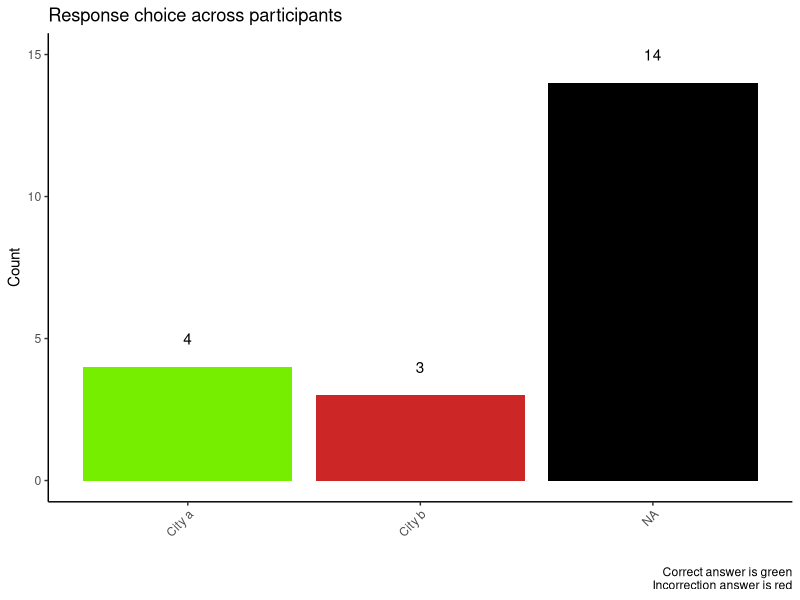
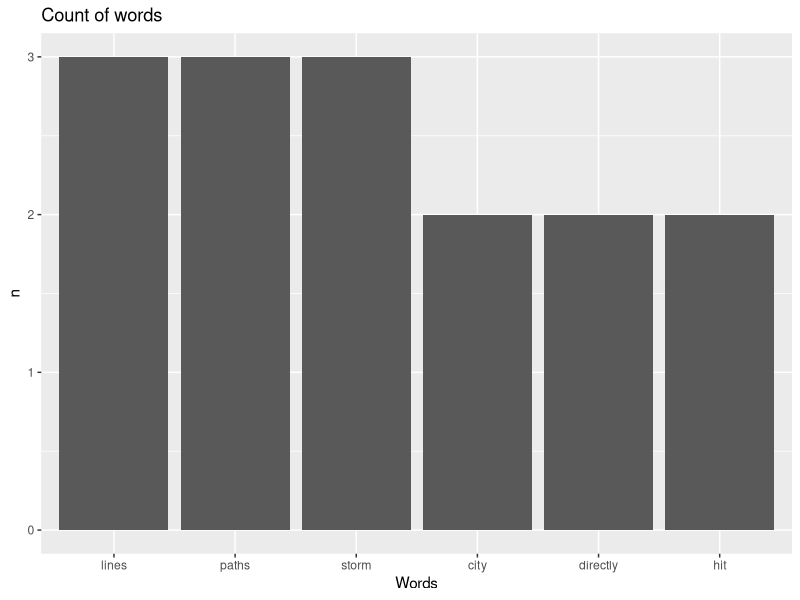
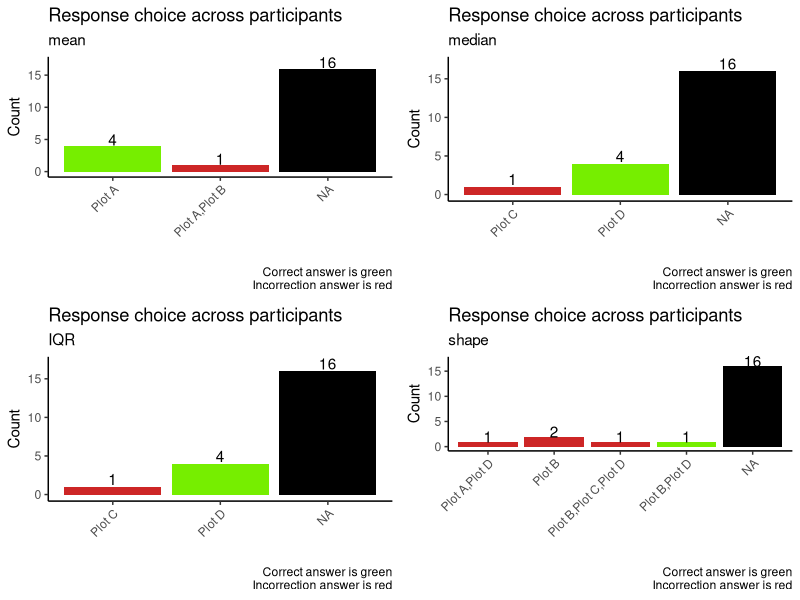
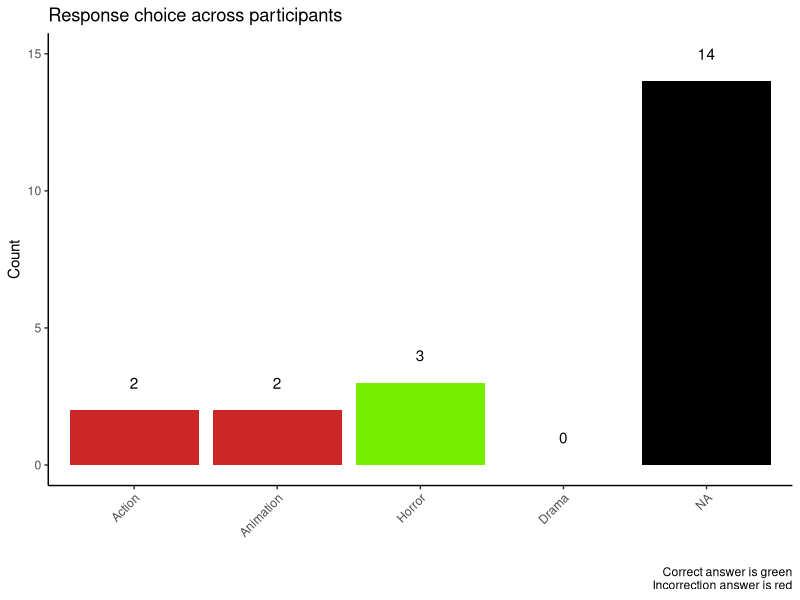
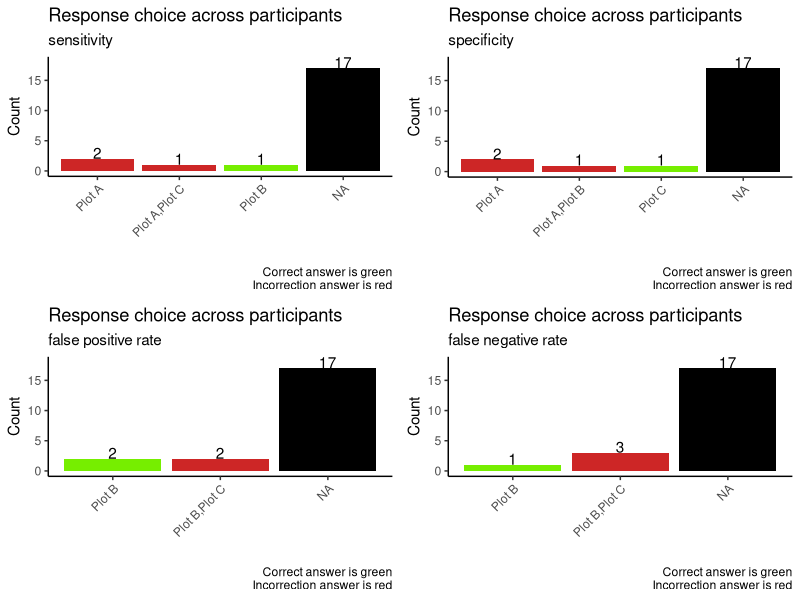
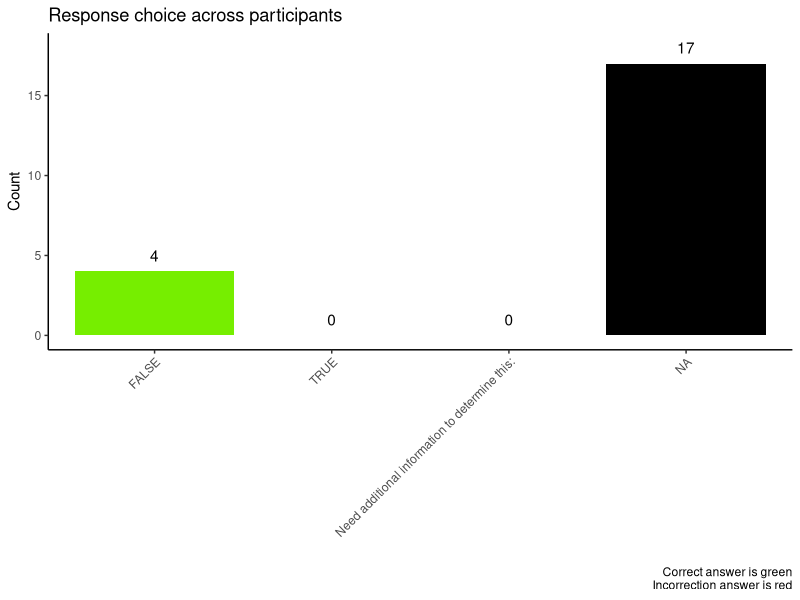
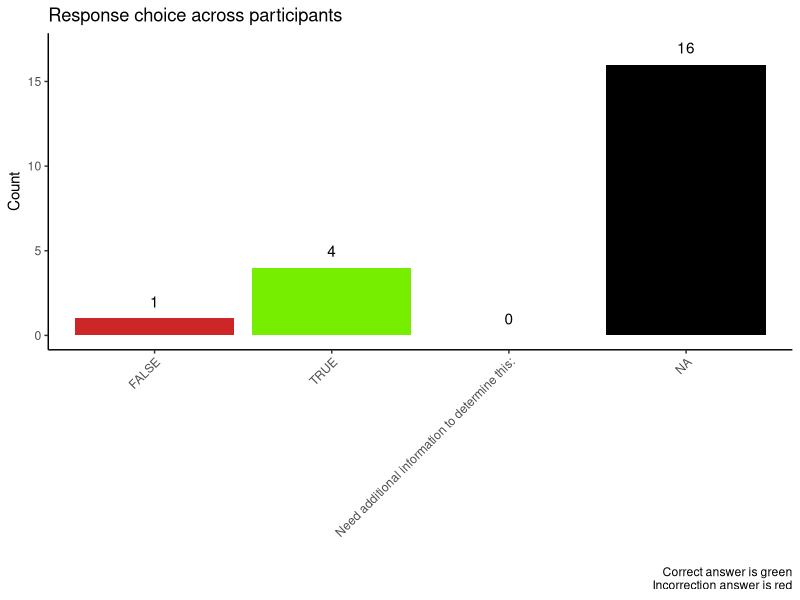
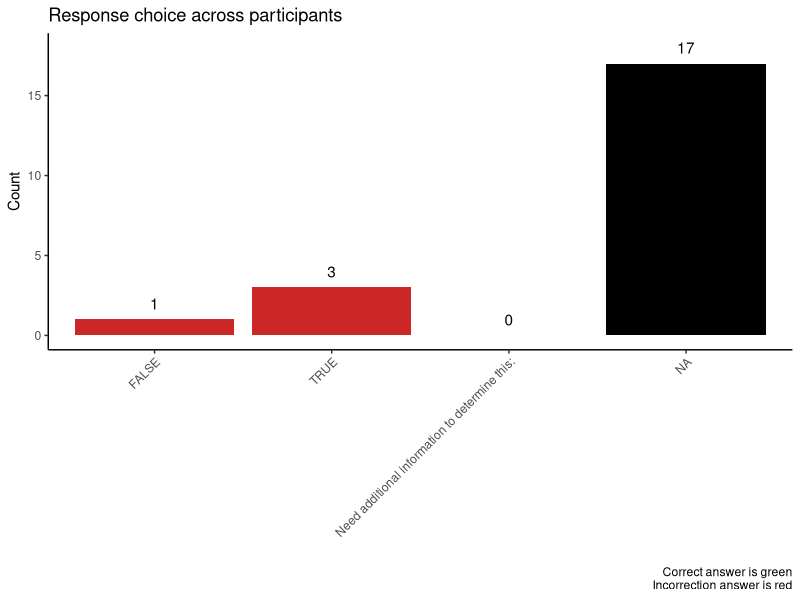

Source code (R) for these figures, in order:
## ---- chunk 1
#| warning: false
#| message: false
library(tidyverse)
library(kableExtra)
library(gridExtra)
library(janeaustenr)
library(dplyr)
library(stringr)
library(tidytext)
## ---- chunk 2
#| warning: false
#| message: false
#| echo: false

# data easier to work with plotting
data <- read_csv("data/ds-assessment-anonymized-fake-data.csv") %>% slice(3:nrow(.)) %>%
  mutate(`Duration (in seconds)` = as.numeric(`Duration (in seconds)`))
# all MC questions in survey
MC <- data |>
  select(`Storm Paths`, `Movie Budgets 1_1`, `Movie Budgets 1_2`, `Movie Budgets 1_3`, `Movie Budgets 1_4`, `Movie Budgets 2`, `Disease Screening _1`, `Disease Screening _2`, `Disease Screening _3`, `Disease Screening _4`, `He Said She Said 1/3`, `He Said She Said 2/3` , `He Said She Said 3/3`, `Build-a-Plot`, `Realty Tree 1/2`, `Realty Tree 2/2`, `Website Testing 1/3`, `Website Testing 2/3`, `Website Testing 3/3` )


# data to work make tables
# has question information
data_question <- read_csv("data/ds-assessment-anonymized-fake-data.csv") %>% replace(is.na(.), "0")

# all MC questions in survey
MC_questions <- data_question |>
  select(`Storm Paths`, `Movie Budgets 1_1`, `Movie Budgets 1_2`, `Movie Budgets 1_3`, `Movie Budgets 1_4`, `Movie Budgets 2`, `Disease Screening _1`, `Disease Screening _2`, `Disease Screening _3`, `Disease Screening _4`, `He Said She Said 1/3`, `He Said She Said 2/3` , `He Said She Said 3/3`, `Build-a-Plot`, `Realty Tree 1/2`, `Realty Tree 2/2`, `Website Testing 1/3`, `Website Testing 2/3`, `Website Testing 3/3` )
## ---- chunk 3
#| echo: false

att <- data |>
  select(contains("Attention")) |>
  filter(`Attention Check 1/2` == "I am passing this attention check",
        `Attention Check 2/2` == "$262,972") |>
  nrow()
## ---- chunk 4
#| echo: false
set.cutoff <- .8
set.cutoff.correct <- .5
## ---- chunk 5
#| echo: false
percent_missing <- colSums(
  is.na(
    data |>
      select(17:ncol(data)) 
  )) / nrow(data)

percent_missing <- as.data.frame(percent_missing)

color.me <- which(percent_missing >=set.cutoff) # set cut off to highlight table

percent_missing |>
  data.frame() |>
  kable(booktabs = T) %>%
  kable_styling() %>%
  row_spec(color.me, bold = T, color = "white", background = "red")
                            
## ---- chunk 6
#| echo: false
#| warning: false

# another path
tmp <- MC_questions |>
  # just showing off with this trick ngl
  dplyr::select(`Storm Paths`, contains("Realty"), contains("Movie"), contains("Screening"), contains("He Said"), contains("Build"), contains("Website"))

names(tmp) <- tmp[1,] |> unlist() |> unname()

tmp2 <- tmp |>
  slice(-c(1:2)) |>
  mutate(id = 1:n()) |>
  pivot_longer(1:ncol(tmp), names_to = "question", values_to = "answer") 

# that structure (tmp2) can be manipulated to build whatever summary you need
# for example:

#tmp2 |>
  #group_by(question) |>
  #count(answer) |>
  #pivot_wider(names_from = "answer", values_from = "n") 
  
# to get percent correct
# assuming the correct answers are given for each question in a table
key <- tibble(
  question = unique(tmp2$question),
  correct = c( "City a", "Can't be determined from the information given", "$151,424", "Plot A", "Plot D", "Plot D", "Plot B,Plot D", "Horror", "Plot B", "Plot C", "Plot B", "Plot B", "FALSE", "TRUE", "Need additional information to determine this:" , "County boundaries,Number of adults living in each county,Number of unemployed adults living in each county", "Valid", "Cannot determine from this plot", "Cannot determine from this plot")
)

tbl <- tmp2 |>
  left_join(
    key,
    by = "question"
  ) |>
  mutate(
    correct_answer = case_when(
      answer == correct ~ 1,
      TRUE ~ 0
    ),
    mc_question_num = rep(1:19, nrow(data)) #19 = MC Q | last value needs to be sample size
  ) |> 
  group_by(question, mc_question_num) %>%
  summarize(pct_correct = mean(correct_answer)) |>
  arrange(mc_question_num) |>
  as.data.frame()

tbl |>
  kable(booktabs = T) %>%
  kable_styling() %>%
  row_spec(which(tbl$pct_correct <=.5), bold = T, color = "white", background = "red")
## ---- chunk 7
#| echo: false
count_1 <- MC |>
  select(`Storm Paths`) |>
  group_by(`Storm Paths`) |>
  count() |>
  summarize(pos = max(n) + 1, value = sum(n))

MC |>
  ggplot(aes(x = `Storm Paths`, fill=`Storm Paths`)) +
  geom_bar(stat="count", position="dodge") +
  labs(
    x = "",
    y = "Count",
    title = "Response choice across participants",
    caption = "Correct answer is green\n Incorrection answer is red"
  ) +
  theme_classic() +
  theme(axis.text.x = element_text(angle=45, hjust=1), legend.position = "none") +
  geom_text(data = count_1, aes(y = pos, label = value)) + 
  scale_fill_manual(values=c("chartreuse2", "firebrick3"), na.value="black")
## ---- chunk 8
#| echo: false

se <- data |>
  select(`Storm Paths Explana`) |>
  unnest_tokens(word, `Storm Paths Explana`)

tidy_se <- se |>
  filter(!word %in% stop_words$word)

num_words <- tidy_se |>
  mutate(word = factor(word)) |>
  group_by(word) |>
  count() |>
  arrange(desc(n)) |>
  na.omit() |>
  data.frame() |>
  distinct(n) |>
  head(2) |> #change head to display number of words you want | default to top 2 values not inclusive 
  pull()
  
tidy_se |>
  mutate(word = factor(word)) |>
  group_by(word) |>
  count() |>
  arrange(desc(n)) |>
  na.omit() |>
  data.frame() |>
  filter(n %in% num_words) |>
  ggplot(
    aes(x = fct_inorder(word), y = n)
  ) +
  geom_col() + 
  labs(title = "Count of words" , 
       x = "Words")
## ---- chunk 9
#| echo: false
#| message: false
count_movie1 <- MC |>
  group_by(`Movie Budgets 1_1`) |>
  pull(`Movie Budgets 1_1`) |>
  fct_count() |>
  group_by(f) |>
  mutate(pos = max(n) + 1, value = sum(n))

m1 <- count_movie1 |>
  ggplot(aes(x = `f`, y = value, fill = ifelse(f == "Plot A", "correct", "not"))) +
  geom_col(position="dodge") +
  labs(
    x = "",
    y = "Count",
    title = "Response choice across participants",
    subtitle = "mean",
    caption = "Correct answer is green\n Incorrection answer is red"
  ) +
  theme_classic() +
  theme(axis.text.x = element_text(angle=45, hjust=1), legend.position = "none") +
  geom_text(data = count_movie1, aes(y = pos, label = value)) + 
  scale_fill_manual(name = "f", values = c("chartreuse2", "firebrick3"), na.value="black")

# movie 2

count_movie2<- MC |>
  group_by(`Movie Budgets 1_2`) |>
  pull(`Movie Budgets 1_2`) |>
  fct_count() |>
  group_by(f) |>
  mutate(pos = max(n) + 1, value = sum(n))

m2 <- count_movie2 |>
  ggplot(aes(x = `f`, y = value, fill = ifelse(f == "Plot D", "correct", "not"))) +
  geom_col(position="dodge") +
  labs(
    x = "",
    y = "Count",
    title = "Response choice across participants",
    subtitle = "median",
    caption = "Correct answer is green\n Incorrection answer is red"
  ) +
  theme_classic() +
  theme(axis.text.x = element_text(angle=45, hjust=1), legend.position = "none") +
  geom_text(data = count_movie2, aes(y = pos, label = value)) + 
  scale_fill_manual(name = "f", values = c("chartreuse2", "firebrick3"), na.value="black")

# movie 3 

count_movie3<- MC |>
  group_by(`Movie Budgets 1_3`) |>
  pull(`Movie Budgets 1_3`) |>
  fct_count() |>
  group_by(f) |>
  mutate(pos = max(n) + 1, value = sum(n))

m3 <- count_movie3 |>
  ggplot(aes(x = `f`, y = value, fill = ifelse(f == "Plot D", "correct", "not"))) +
  geom_col(position="dodge") +
  labs(
    x = "",
    y = "Count",
    title = "Response choice across participants",
    subtitle =  "IQR",
    caption = "Correct answer is green\n Incorrection answer is red"
  ) +
  theme_classic() +
  theme(axis.text.x = element_text(angle=45, hjust=1), legend.position = "none") +
  geom_text(data = count_movie3, aes(y = pos, label = value)) + 
  scale_fill_manual(name = "f", values = c("chartreuse2", "firebrick3"), na.value="black")

count_movie4<- MC |>
  group_by(`Movie Budgets 1_4`) |>
  pull(`Movie Budgets 1_4`) |>
  fct_count() |>
  group_by(f) |>
  mutate(pos = max(n) + 1, value = sum(n))

m4 <- count_movie4 |>
  ggplot(aes(x = `f`, y = value, fill = ifelse(f == "Plot B,Plot D", "correct", "not"))) +
  geom_col(position="dodge") +
  labs(
    x = "",
    y = "Count",
    title = "Response choice across participants",
    subtitle = "shape",
    caption = "Correct answer is green\n Incorrection answer is red"
  ) +
  theme_classic() +
  theme(axis.text.x = element_text(angle=45, hjust=1), legend.position = "none") +
  geom_text(data = count_movie4, aes(y = pos, label = value)) + 
  scale_fill_manual(name = "f", values = c("chartreuse2", "firebrick3"), na.value="black")

grid.arrange(m1, m2, m3, m4, nrow = 2)
## ---- chunk 10
#| echo: false

MC$`Movie Budgets 2` <- fct_expand(MC$`Movie Budgets 2`, "Action", "Animation", "Drama", "Horror")

count_movie2b <- MC |>
  group_by(`Movie Budgets 2`) |>
  pull(`Movie Budgets 2`) |>
  fct_count() |>
  group_by(f) |>
  mutate(pos = max(n) + 1, value = sum(n))

count_movie2b |>
  ggplot(aes(x = `f`, y = value, fill = ifelse(f == "Horror", "correct", "not"))) +
  geom_col(position="dodge") +
  labs(
    x = "",
    y = "Count",
    title = "Response choice across participants",
    caption = "Correct answer is green\n Incorrection answer is red"
  ) +
  theme_classic() +
  theme(axis.text.x = element_text(angle=45, hjust=1), legend.position = "none") +
  geom_text(data = count_movie2b, aes(y = pos, label = value)) + 
  scale_fill_manual(name = "f", values = c("chartreuse2", "firebrick3"), na.value="black")
## ---- chunk 11
#| echo: false
#| message: false
count_disease1<- MC |>
  group_by(`Disease Screening _1`) |>
  pull(`Disease Screening _1`) |>
  fct_count() |>
  group_by(f) |>
  mutate(pos = max(n) + 1, value = sum(n))

d1 <- count_disease1 |>
  ggplot(aes(x = `f`, y = value, fill = ifelse(f == "Plot B", "correct", "not"))) +
  geom_col(position="dodge") +
  labs(
    x = "",
    y = "Count",
    title = "Response choice across participants",
    subtitle = "sensitivity",
    caption = "Correct answer is green\n Incorrection answer is red"
  ) +
  theme_classic() +
  theme(axis.text.x = element_text(angle=45, hjust=1), legend.position = "none") +
  geom_text(data = count_disease1, aes(y = pos, label = value)) + 
  scale_fill_manual(name = "f", values = c("chartreuse2", "firebrick3"), na.value="black")

# disease 2

count_disease2<- MC |>
  group_by(`Disease Screening _2`) |>
  pull(`Disease Screening _2`) |>
  fct_count() |>
  group_by(f) |>
  mutate(pos = max(n) + 1, value = sum(n))

d2 <- count_disease2 |>
  ggplot(aes(x = `f`, y = value, fill = ifelse(f == "Plot C", "correct", "not"))) +
  geom_col(position="dodge") +
  labs(
    x = "",
    y = "Count",
    title = "Response choice across participants",
    subtitle = "specificity",
    caption = "Correct answer is green\n Incorrection answer is red"
  ) +
  theme_classic() +
  theme(axis.text.x = element_text(angle=45, hjust=1), legend.position = "none") +
  geom_text(data = count_disease2, aes(y = pos, label = value)) + 
  scale_fill_manual(name = "f", values = c("chartreuse2", "firebrick3"), na.value="black")


count_disease3<- MC |>
  group_by(`Disease Screening _3`) |>
  pull(`Disease Screening _3`) |>
  fct_count() |>
  group_by(f) |>
  mutate(pos = max(n) + 1, value = sum(n))

d3 <- count_disease3 |>
  ggplot(aes(x = `f`, y = value, fill = ifelse(f == "Plot B", "correct", "not"))) +
  geom_col(position="dodge") +
  labs(
    x = "",
    y = "Count",
    title = "Response choice across participants",
    subtitle =  "false positive rate",
    caption = "Correct answer is green\n Incorrection answer is red"
  ) +
  theme_classic() +
  theme(axis.text.x = element_text(angle=45, hjust=1), legend.position = "none") +
  geom_text(data = count_disease3, aes(y = pos, label = value)) + 
  scale_fill_manual(name = "f", values = c("chartreuse2", "firebrick3"), na.value="black")

count_disease4<- MC |>
  group_by(`Disease Screening _4`) |>
  pull(`Disease Screening _4`) |>
  fct_count() |>
  group_by(f) |>
  mutate(pos = max(n) + 1, value = sum(n))

d4 <- count_disease4 |>
  ggplot(aes(x = `f`, y = value, fill = ifelse(f == "Plot B", "correct", "not"))) +
  geom_col(position="dodge") +
  labs(
    x = "",
    y = "Count",
    title = "Response choice across participants",
    subtitle = "false negative rate",
    caption = "Correct answer is green\n Incorrection answer is red"
  ) +
  theme_classic() +
  theme(axis.text.x = element_text(angle=45, hjust=1), legend.position = "none") +
  geom_text(data = count_disease4, aes(y = pos, label = value)) + 
  scale_fill_manual(name = "f", values = c("chartreuse2", "firebrick3"), na.value="black")

grid.arrange(d1, d2, d3, d4, nrow = 2)
## ---- chunk 12
#| echo: false

MC$`He Said She Said 1/3` <- fct_expand(MC$`He Said She Said 1/3`, "TRUE", "FALSE", "Need additional information to determine this:")

count_he1 <- MC |>
  group_by(`He Said She Said 1/3`) |>
  pull(`He Said She Said 1/3`) |>
  fct_count() |>
  group_by(f) |>
  mutate(pos = max(n) + 1, value = sum(n))

count_he1 |>
  ggplot(aes(x = `f`, y = value, fill = ifelse(f == "FALSE", "correct", "not"))) +
  geom_col(position="dodge") +
  labs(
    x = "",
    y = "Count",
    title = "Response choice across participants",
    caption = "Correct answer is green\n Incorrection answer is red"
  ) +
  theme_classic() +
  theme(axis.text.x = element_text(angle=45, hjust=1), legend.position = "none") +
  geom_text(data = count_he1, aes(y = pos, label = value)) + 
  scale_fill_manual(name = "f", values = c("chartreuse2", "firebrick3"), na.value="black")
## ---- chunk 13
#| echo: false

MC$`He Said She Said 2/3` <- fct_expand(MC$`He Said She Said 2/3`, "TRUE", "FALSE", "Need additional information to determine this:")

count_he2 <- MC |>
  group_by(`He Said She Said 2/3`) |>
  pull(`He Said She Said 2/3`) |>
  fct_count() |>
  group_by(f) |>
  mutate(pos = max(n) + 1, value = sum(n))

count_he2 |>
  ggplot(aes(x = `f`, y = value, fill = ifelse(f == "TRUE", "correct", "not"))) +
  geom_col(position="dodge") +
  labs(
    x = "",
    y = "Count",
    title = "Response choice across participants",
    caption = "Correct answer is green\n Incorrection answer is red"
  ) +
  theme_classic() +
  theme(axis.text.x = element_text(angle=45, hjust=1), legend.position = "none") +
  geom_text(data = count_he2, aes(y = pos, label = value)) + 
  scale_fill_manual(name = "f", values = c("chartreuse2", "firebrick3"), na.value="black")
## ---- chunk 14
#| echo: false
MC$`He Said She Said 3/3` <- fct_expand(MC$`He Said She Said 3/3`, "TRUE", "FALSE", "Need additional information to determine this:")

count_he3 <- MC |>
  group_by(`He Said She Said 3/3`) |>
  pull(`He Said She Said 3/3`) |>
  fct_count() |>
  group_by(f) |>
  mutate(pos = max(n) + 1, value = sum(n))

count_he3 |>
  ggplot(aes(x = fct_inorder(`f`), y = value, fill = ifelse(f == "Need additional information to determine this:", "correct", "not"))) +
  geom_col(position="dodge") +
  labs(
    x = "",
    y = "Count",
    title = "Response choice across participants",
    caption = "Correct answer is green\n Incorrection answer is red"
  ) +
  theme_classic() +
  theme(axis.text.x = element_text(angle=45, hjust=1), legend.position = "none") +
  geom_text(data = count_he3, aes(y = pos, label = value)) + 
  scale_fill_manual(name = "f", values = c("chartreuse2", "firebrick3"), na.value="black") 
## ---- chunk 15
#| echo: false

count_build <- MC |>
  group_by(`Build-a-Plot`) |>
  pull(`Build-a-Plot`) |>
  fct_count() |>
  group_by(f) |>
  mutate(pos = max(n) + 1, value = sum(n))


count_build$f <- str_replace_all(count_build$f, c("County boundaries" = "B", "Number of unemployed adults living in each county" = "UA", "Unemployment rate in each county" = "R", "Number of adults living in each county" = "AL", "Total population of the county" = "P" ))

count_build |>
  ggplot(aes(x = `f`, y = value, fill = ifelse(f == "B,AL,UA", "correct", "not"))) +
  geom_col(position="dodge") +
  labs(
    x = "",
    y = "Count",
    title = "Response choice across participants",
    caption = "Correct answer is green\n Incorrection answer is red"
  ) +
  theme_classic() +
  theme(axis.text.x = element_text(angle=45, hjust=1), legend.position = "none") +
  geom_text(data = count_build, aes(y = pos, label = value)) + 
  scale_fill_manual(name = "f", values = c("chartreuse2", "firebrick3"), na.value="black")
## ---- chunk 16
#| echo: false

MC$`Realty Tree 1/2` <- fct_expand(MC$`Realty Tree 1/2`, "$262,972", "$326,267", "$501,876", "Can't be determined from the information given.")

count_tree1 <- MC |>
  group_by(`Realty Tree 1/2`) |>
  pull(`Realty Tree 1/2`) |>
  fct_count() |>
  group_by(f) |>
  mutate(pos = max(n) + 1, value = sum(n))

count_tree1 |>
  ggplot(aes(x = `f`, y = value, fill = ifelse(f == "Can't be determined from the information given.", "correct", "not"))) +
  geom_col(position="dodge") +
  labs(
    x = "",
    y = "Count",
    title = "Response choice across participants",
    caption = "Correct answer is green\n Incorrection answer is red"
  ) +
  theme_classic() +
  theme(axis.text.x = element_text(angle=45, hjust=1), legend.position = "none") +
  geom_text(data = count_tree1, aes(y = pos, label = value)) + 
  scale_fill_manual(name = "f", values = c("chartreuse2", "firebrick3"), na.value="black")
## ---- chunk 17
#| echo: false

MC$`Realty Tree 2/2` <- fct_expand(MC$`Realty Tree 2/2`, "184,248", "Can't be determined from the information given")

count_tree2 <- MC |>
  group_by(`Realty Tree 2/2`) |>
  pull(`Realty Tree 2/2`) |>
  fct_count() |>
  group_by(f) |>
  mutate(pos = max(n) + 1, value = sum(n))

count_tree2 |>
  ggplot(aes(x = `f`, y = value, fill = ifelse(f == "$151,424", "correct", "not"))) +
  geom_col(position="dodge") +
  labs(
    x = "",
    y = "Count",
    title = "Response choice across participants",
    caption = "Correct answer is green\n Incorrection answer is red"
  ) +
  theme_classic() +
  theme(axis.text.x = element_text(angle=45, hjust=1), legend.position = "none") +
  geom_text(data = count_tree2, aes(y = pos, label = value)) + 
  scale_fill_manual(name = "f", values = c("chartreuse2", "firebrick3"), na.value="black")
## ---- chunk 18
#| echo: false

MC$`Website Testing 1/3` <- fct_expand(MC$`Website Testing 1/3`, "Valid", "Invalid", "Cannot determine from this plot")

count_web1 <- MC |>
  group_by(`Website Testing 1/3`) |>
  pull(`Website Testing 1/3`) |>
  fct_count() |>
  group_by(f) |>
  mutate(pos = max(n) + 1, value = sum(n))

count_web1 |>
  ggplot(aes(x = `f`, y = value, fill = ifelse(f == "Valid", "correct", "not"))) +
  geom_col(position="dodge") +
  labs(
    x = "",
    y = "Count",
    title = "Response choice across participants",
    caption = "Correct answer is green\n Incorrection answer is red"
  ) +
  theme_classic() +
  theme(axis.text.x = element_text(angle=45, hjust=1), legend.position = "none") +
  geom_text(data = count_web1, aes(y = pos, label = value)) + 
  scale_fill_manual(name = "f", values = c("chartreuse2", "firebrick3"), na.value="black")
## ---- chunk 19
#| echo: false

MC$`Website Testing 2/3` <- fct_expand(MC$`Website Testing 2/3`, "Valid", "Invalid", "Cannot determine from this plot")

count_web2 <- MC |>
  group_by(`Website Testing 2/3`) |>
  pull(`Website Testing 2/3`) |>
  fct_count() |>
  group_by(f) |>
  mutate(pos = max(n) + 1, value = sum(n))

count_web2 |>
  ggplot(aes(x = `f`, y = value, fill = ifelse(f == "Cannot determine from this plot", "correct", "not"))) +
  geom_col(position="dodge") +
  labs(
    x = "",
    y = "Count",
    title = "Response choice across participants",
    caption = "Correct answer is green\n Incorrection answer is red"
  ) +
  theme_classic() +
  theme(axis.text.x = element_text(angle=45, hjust=1), legend.position = "none") +
  geom_text(data = count_web2, aes(y = pos, label = value)) + 
  scale_fill_manual(name = "f", values = c("chartreuse2", "firebrick3"), na.value="black")
## ---- chunk 20
#| echo: false

MC$`Website Testing 3/3` <- fct_expand(MC$`Website Testing 3/3`, "Valid", "Invalid", "Cannot determine from this plot")

count_web3 <- MC |>
  group_by(`Website Testing 3/3`) |>
  pull(`Website Testing 3/3`) |>
  fct_count() |>
  group_by(f) |>
  mutate(pos = max(n) + 1, value = sum(n))

count_web3 |>
  ggplot(aes(x = `f`, y = value, fill = ifelse(f == "Cannot determine from this plot", "correct", "not"))) +
  geom_col(position="dodge") +
  labs(
    x = "",
    y = "Count",
    title = "Response choice across participants",
    caption = "Correct answer is green\n Incorrection answer is red"
  ) +
  theme_classic() +
  theme(axis.text.x = element_text(angle=45, hjust=1), legend.position = "none") +
  geom_text(data = count_web3, aes(y = pos, label = value)) + 
  scale_fill_manual(name = "f", values = c("chartreuse2", "firebrick3"), na.value="black")
